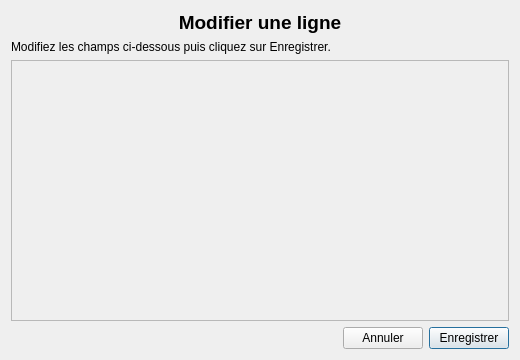
<?xml version="1.0" encoding="UTF-8"?>
<ui version="4.0">
 <class>EditRowWindow</class>
 <widget class="QDialog" name="EditRowWindow">
  <property name="geometry">
   <rect>
    <x>0</x>
    <y>0</y>
    <width>520</width>
    <height>360</height>
   </rect>
  </property>
  <property name="windowTitle">
   <string>Modifier une ligne</string>
  </property>
  <layout class="QVBoxLayout" name="verticalLayout">
   <item>
    <widget class="QLabel" name="labelTitle">
     <property name="font">
      <font>
       <pointsize>14</pointsize>
       <bold>true</bold>
      </font>
     </property>
     <property name="text">
      <string>Modifier une ligne</string>
     </property>
     <property name="alignment">
      <set>Qt::AlignCenter</set>
     </property>
    </widget>
   </item>
   <item>
    <widget class="QLabel" name="labelSubtitle">
     <property name="text">
      <string>Modifiez les champs ci-dessous puis cliquez sur Enregistrer.</string>
     </property>
     <property name="wordWrap">
      <bool>true</bool>
     </property>
    </widget>
   </item>
   <item>
    <widget class="QScrollArea" name="scrollArea">
     <property name="widgetResizable">
      <bool>true</bool>
     </property>
     <widget class="QWidget" name="scrollAreaWidgetContents">
      <property name="geometry">
       <rect>
        <x>0</x>
        <y>0</y>
        <width>480</width>
        <height>240</height>
       </rect>
      </property>
      <layout class="QVBoxLayout" name="scrollContentLayout">
       <item>
        <layout class="QFormLayout" name="formFieldsLayout">
         <property name="labelAlignment">
          <set>Qt::AlignRight|Qt::AlignVCenter</set>
         </property>
         <property name="formAlignment">
          <set>Qt::AlignTop</set>
         </property>
         <property name="fieldGrowthPolicy">
          <enum>QFormLayout::AllNonFixedFieldsGrow</enum>
         </property>
        </layout>
       </item>
       <item>
        <spacer name="verticalSpacer">
         <property name="orientation">
          <enum>Qt::Vertical</enum>
         </property>
         <property name="sizeHint" stdset="0">
          <size>
           <width>20</width>
           <height>40</height>
          </size>
         </property>
        </spacer>
       </item>
      </layout>
     </widget>
    </widget>
   </item>
   <item>
    <layout class="QHBoxLayout" name="buttonsLayout">
     <item>
      <spacer name="horizontalSpacer">
       <property name="orientation">
        <enum>Qt::Horizontal</enum>
       </property>
       <property name="sizeHint" stdset="0">
        <size>
         <width>40</width>
         <height>20</height>
        </size>
       </property>
      </spacer>
     </item>
     <item>
      <widget class="QPushButton" name="btnCancel">
       <property name="text">
        <string>Annuler</string>
       </property>
      </widget>
     </item>
     <item>
      <widget class="QPushButton" name="btnSave">
       <property name="text">
        <string>Enregistrer</string>
       </property>
       <property name="default">
        <bool>true</bool>
       </property>
      </widget>
     </item>
    </layout>
   </item>
  </layout>
 </widget>
 <resources/>
 <connections/>
</ui>
